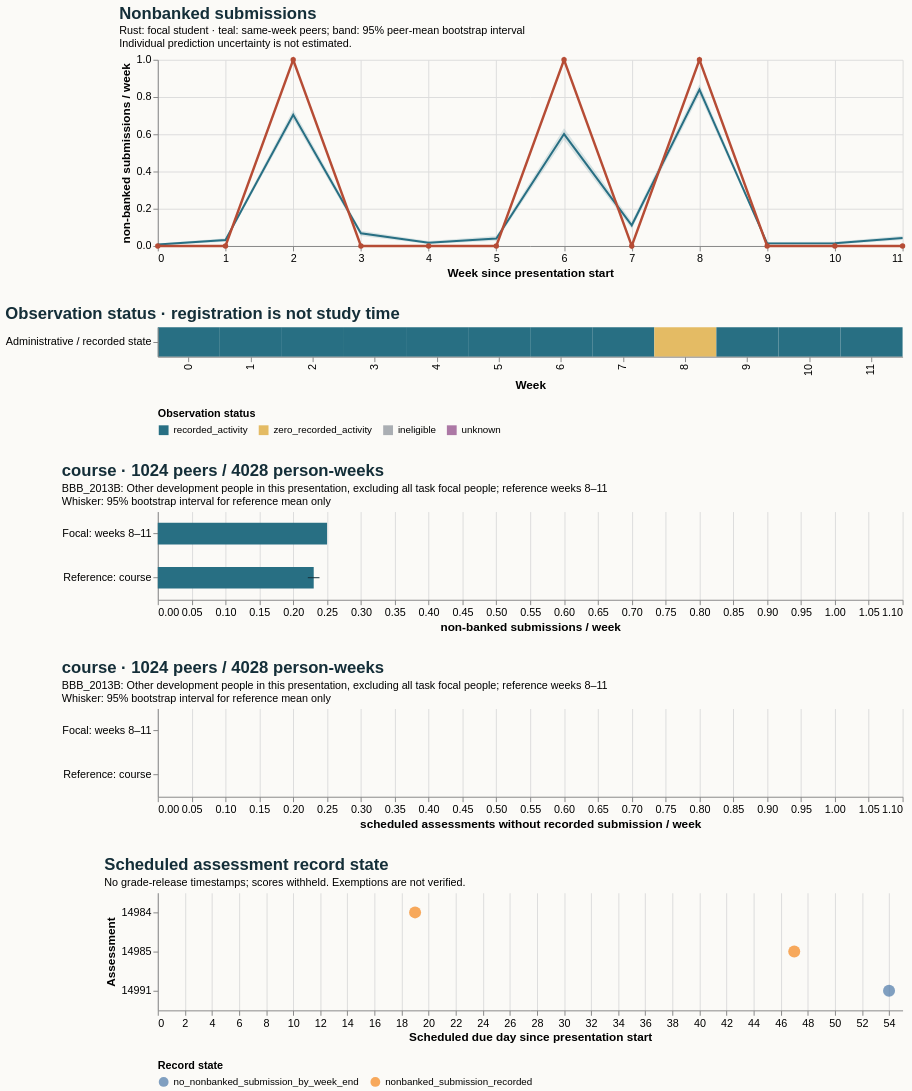

Vega-Lite specification for this chart:
### Vega-Lite specification from a JSON file in a GitHub repository (floating-point values rounded to 4 significant figures)
{"$schema": "https://vega.github.io/schema/vega-lite/v5.20.1.json", "config": {"axis": {"labelFontSize": 11, "titleFontSize": 12}, "background": "#fbfaf7", "font": "sans-serif", "title": {"anchor": "start", "color": "#142e38", "fontSize": 17, "subtitleFontSize": 11}, "view": {"continuousHeight": 300, "continuousWidth": 300, "stroke": null}}, "datasets": {"data-009dbbb66ec99ca051684e62a8a883ed": [{"as_of_day": 20, "assessment_id": 14984, "course": "BBB_2013B", "due_day": 19, "person_id": 490514, "score_status": "withheld_release_time_unknown", "state": "nonbanked_submission_recorded", "week": 2}, {"as_of_day": 48, "assessment_id": 14985, "course": "BBB_2013B", "due_day": 47, "person_id": 490514, "score_status": "withheld_release_time_unknown", "state": "nonbanked_submission_recorded", "week": 6}, {"as_of_day": 55, "assessment_id": 14991, "course": "BBB_2013B", "due_day": 54, "person_id": 490514, "score_status": "withheld_release_time_unknown", "state": "no_nonbanked_submission_by_week_end", "week": 7}], "data-235937240b98ad273b0d4062a1ea96a8": [{"end_day": 6, "focal_value": 0.0, "peer_ci_high": 0.01331, "peer_ci_low": 0.003549, "peer_mean": 0.007986, "peer_observations": 1127, "peer_people": 1127, "reference": "course", "unit": "non-banked submissions / week", "week": 0}, {"end_day": 13, "focal_value": 0.0, "peer_ci_high": 0.04193, "peer_ci_low": 0.0223, "peer_mean": 0.03211, "peer_observations": 1121, "peer_people": 1121, "reference": "course", "unit": "non-banked submissions / week", "week": 1}, {"end_day": 20, "focal_value": 1.0, "peer_ci_high": 0.7317, "peer_ci_low": 0.6805, "peer_mean": 0.705, "peer_observations": 1105, "peer_people": 1105, "reference": "course", "unit": "non-banked submissions / week", "week": 2}, {"end_day": 27, "focal_value": 0.0, "peer_ci_high": 0.08197, "peer_ci_low": 0.05326, "peer_mean": 0.06831, "peer_observations": 1098, "peer_people": 1098, "reference": "course", "unit": "non-banked submissions / week", "week": 3}, {"end_day": 34, "focal_value": 0.0, "peer_ci_high": 0.02629, "peer_ci_low": 0.01077, "peer_mean": 0.01784, "peer_observations": 1065, "peer_people": 1065, "reference": "course", "unit": "non-banked submissions / week", "week": 4}, {"end_day": 41, "focal_value": 0.0, "peer_ci_high": 0.05343, "peer_ci_low": 0.02786, "peer_mean": 0.0397, "peer_observations": 1058, "peer_people": 1058, "reference": "course", "unit": "non-banked submissions / week", "week": 5}, {"end_day": 48, "focal_value": 1.0, "peer_ci_high": 0.6319, "peer_ci_low": 0.5709, "peer_mean": 0.601, "peer_observations": 1050, "peer_people": 1050, "reference": "course", "unit": "non-banked submissions / week", "week": 6}, {"end_day": 55, "focal_value": 0.0, "peer_ci_high": 0.1315, "peer_ci_low": 0.09284, "peer_mean": 0.1112, "peer_observations": 1034, "peer_people": 1034, "reference": "course", "unit": "non-banked submissions / week", "week": 7}, {"end_day": 62, "focal_value": 1.0, "peer_ci_high": 0.8682, "peer_ci_low": 0.8115, "peer_mean": 0.8398, "peer_observations": 1024, "peer_people": 1024, "reference": "course", "unit": "non-banked submissions / week", "week": 8}, {"end_day": 69, "focal_value": 0.0, "peer_ci_high": 0.02185, "peer_ci_low": 0.006951, "peer_mean": 0.0139, "peer_observations": 1007, "peer_people": 1007, "reference": "course", "unit": "non-banked submissions / week", "week": 9}, {"end_day": 76, "focal_value": 0.0, "peer_ci_high": 0.02298, "peer_ci_low": 0.007992, "peer_mean": 0.01499, "peer_observations": 1001, "peer_people": 1001, "reference": "course", "unit": "non-banked submissions / week", "week": 10}, {"end_day": 83, "focal_value": 0.0, "peer_ci_high": 0.05522, "peer_ci_low": 0.03213, "peer_mean": 0.04317, "peer_observations": 996, "peer_people": 996, "reference": "course", "unit": "non-banked submissions / week", "week": 11}], "data-36bbf7b54e4a7220a6311818fb38f73b": [{"eligible_days": 7.0, "end_day": 6, "logging_completeness": "unknown", "observation_status": "recorded_activity", "row": "Administrative / recorded state", "score_status": "withheld_release_time_unknown", "start_day": 0, "value": 0.0, "week": 0}, {"eligible_days": 7.0, "end_day": 13, "logging_completeness": "unknown", "observation_status": "recorded_activity", "row": "Administrative / recorded state", "score_status": "withheld_release_time_unknown", "start_day": 7, "value": 0.0, "week": 1}, {"eligible_days": 7.0, "end_day": 20, "logging_completeness": "unknown", "observation_status": "recorded_activity", "row": "Administrative / recorded state", "score_status": "withheld_release_time_unknown", "start_day": 14, "value": 1.0, "week": 2}, {"eligible_days": 7.0, "end_day": 27, "logging_completeness": "unknown", "observation_status": "recorded_activity", "row": "Administrative / recorded state", "score_status": "withheld_release_time_unknown", "start_day": 21, "value": 0.0, "week": 3}, {"eligible_days": 7.0, "end_day": 34, "logging_completeness": "unknown", "observation_status": "recorded_activity", "row": "Administrative / recorded state", "score_status": "withheld_release_time_unknown", "start_day": 28, "value": 0.0, "week": 4}, {"eligible_days": 7.0, "end_day": 41, "logging_completeness": "unknown", "observation_status": "recorded_activity", "row": "Administrative / recorded state", "score_status": "withheld_release_time_unknown", "start_day": 35, "value": 0.0, "week": 5}, {"eligible_days": 7.0, "end_day": 48, "logging_completeness": "unknown", "observation_status": "recorded_activity", "row": "Administrative / recorded state", "score_status": "withheld_release_time_unknown", "start_day": 42, "value": 1.0, "week": 6}, {"eligible_days": 7.0, "end_day": 55, "logging_completeness": "unknown", "observation_status": "recorded_activity", "row": "Administrative / recorded state", "score_status": "withheld_release_time_unknown", "start_day": 49, "value": 0.0, "week": 7}, {"eligible_days": 7.0, "end_day": 62, "logging_completeness": "unknown", "observation_status": "zero_recorded_activity", "row": "Administrative / recorded state", "score_status": "withheld_release_time_unknown", "start_day": 56, "value": 1.0, "week": 8}, {"eligible_days": 7.0, "end_day": 69, "logging_completeness": "unknown", "observation_status": "recorded_activity", "row": "Administrative / recorded state", "score_status": "withheld_release_time_unknown", "start_day": 63, "value": 0.0, "week": 9}, {"eligible_days": 7.0, "end_day": 76, "logging_completeness": "unknown", "observation_status": "recorded_activity", "row": "Administrative / recorded state", "score_status": "withheld_release_time_unknown", "start_day": 70, "value": 0.0, "week": 10}, {"eligible_days": 7.0, "end_day": 83, "logging_completeness": "unknown", "observation_status": "recorded_activity", "row": "Administrative / recorded state", "score_status": "withheld_release_time_unknown", "start_day": 77, "value": 0.0, "week": 11}], "data-770ce5d87c1c8bea199b2664b3a9bcb9": [{"hi": null, "lo": null, "series": "Focal: weeks 8–11", "value": 0.0}, {"hi": 0.0, "lo": 0.0, "series": "Reference: course", "value": 0.0}], "data-f9aaeaf86d74ea73ab106ffc2d13b5c4": [{"hi": null, "lo": null, "series": "Focal: weeks 8–11", "value": 0.25}, {"hi": 0.2388, "lo": 0.2216, "series": "Reference: course", "value": 0.2303}]}, "resolve": {"scale": {"color": "independent"}}, "spacing": 28, "vconcat": [{"data": {"name": "data-235937240b98ad273b0d4062a1ea96a8"}, "height": 190, "layer": [{"encoding": {"x": {"axis": {"tickMinStep": 1}, "field": "week", "title": "Week since presentation start", "type": "quantitative"}, "y": {"field": "peer_ci_low", "scale": {"zero": true}, "title": "non-banked submissions / week", "type": "quantitative"}, "y2": {"field": "peer_ci_high"}}, "mark": {"color": "#286f83", "opacity": 0.16, "type": "area"}}, {"encoding": {"tooltip": [{"field": "week", "type": "quantitative"}, {"field": "peer_mean", "type": "quantitative"}, {"field": "peer_people", "type": "quantitative"}, {"field": "peer_observations", "type": "quantitative"}], "x": {"field": "week", "type": "quantitative"}, "y": {"field": "peer_mean", "type": "quantitative"}}, "mark": {"color": "#286f83", "strokeWidth": 2, "type": "line"}}, {"encoding": {"tooltip": [{"field": "week", "type": "quantitative"}, {"field": "focal_value", "type": "quantitative"}], "x": {"field": "week", "type": "quantitative"}, "y": {"field": "focal_value", "type": "quantitative"}}, "mark": {"color": "#b64c35", "point": {"color": "#b64c35"}, "strokeWidth": 2.5, "type": "line"}}], "title": {"subtitle": ["Rust: focal student · teal: same-week peers; band: 95% peer-mean bootstrap interval", "Individual prediction uncertainty is not estimated."], "text": "Nonbanked submissions"}, "width": 760}, {"data": {"name": "data-36bbf7b54e4a7220a6311818fb38f73b"}, "encoding": {"color": {"field": "observation_status", "legend": {"labelLimit": 260, "orient": "bottom"}, "scale": {"domain": ["recorded_activity", "zero_recorded_activity", "ineligible", "unknown"], "range": ["#286f83", "#e4bb64", "#aaaeb3", "#ac78a5"]}, "title": "Observation status", "type": "nominal"}, "tooltip": [{"field": "week", "type": "quantitative"}, {"field": "eligible_days", "type": "quantitative"}, {"field": "observation_status", "type": "nominal"}, {"field": "logging_completeness", "type": "nominal"}], "x": {"field": "week", "title": "Week", "type": "ordinal"}, "y": {"field": "row", "title": null, "type": "nominal"}}, "height": 30, "mark": {"type": "rect"}, "title": "Observation status · registration is not study time", "width": 760}, {"data": {"name": "data-f9aaeaf86d74ea73ab106ffc2d13b5c4"}, "height": 90, "layer": [{"encoding": {"x": {"field": "value", "scale": {"domain": [0, 1.05], "zero": true}, "title": "non-banked submissions / week", "type": "quantitative"}, "y": {"field": "series", "sort": null, "title": null, "type": "nominal"}}, "mark": {"color": "#286f83", "size": 22, "type": "bar"}}, {"encoding": {"x": {"field": "lo", "type": "quantitative"}, "x2": {"field": "hi"}, "y": {"field": "series", "sort": null, "title": null, "type": "nominal"}}, "mark": {"color": "#142e38", "type": "rule"}}], "title": {"subtitle": ["BBB_2013B: Other development people in this presentation, excluding all task focal people; reference weeks 8–11", "Whisker: 95% bootstrap interval for reference mean only"], "text": "course · 1024 peers / 4028 person-weeks"}, "width": 760}, {"data": {"name": "data-770ce5d87c1c8bea199b2664b3a9bcb9"}, "height": 90, "layer": [{"encoding": {"x": {"field": "value", "scale": {"domain": [0, 1.05], "zero": true}, "title": "scheduled assessments without recorded submission / week", "type": "quantitative"}, "y": {"field": "series", "sort": null, "title": null, "type": "nominal"}}, "mark": {"color": "#286f83", "size": 22, "type": "bar"}}, {"encoding": {"x": {"field": "lo", "type": "quantitative"}, "x2": {"field": "hi"}, "y": {"field": "series", "sort": null, "title": null, "type": "nominal"}}, "mark": {"color": "#142e38", "type": "rule"}}], "title": {"subtitle": ["BBB_2013B: Other development people in this presentation, excluding all task focal people; reference weeks 8–11", "Whisker: 95% bootstrap interval for reference mean only"], "text": "course · 1024 peers / 4028 person-weeks"}, "width": 760}, {"data": {"name": "data-009dbbb66ec99ca051684e62a8a883ed"}, "encoding": {"color": {"field": "state", "legend": {"labelLimit": 400, "orient": "bottom"}, "title": "Record state", "type": "nominal"}, "tooltip": [{"field": "assessment_id", "type": "quantitative"}, {"field": "due_day", "type": "quantitative"}, {"field": "as_of_day", "type": "quantitative"}, {"field": "state", "type": "nominal"}, {"field": "score_status", "type": "nominal"}], "x": {"field": "due_day", "title": "Scheduled due day since presentation start", "type": "quantitative"}, "y": {"field": "assessment_id", "title": "Assessment", "type": "nominal"}}, "height": 120, "mark": {"filled": true, "size": 150, "type": "point"}, "title": {"subtitle": "No grade-release timestamps; scores withheld. Exemptions are not verified.", "text": "Scheduled assessment record state"}, "width": 760}]}
